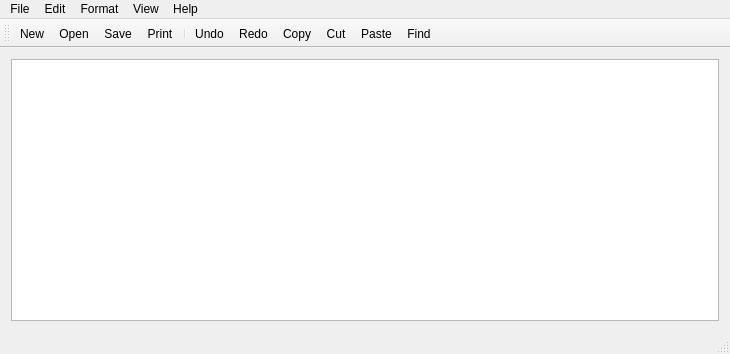
<?xml version="1.0" encoding="UTF-8"?>
<ui version="4.0">
 <class>MainWindow</class>
 <widget class="QMainWindow" name="MainWindow">
  <property name="geometry">
   <rect>
    <x>0</x>
    <y>0</y>
    <width>730</width>
    <height>354</height>
   </rect>
  </property>
  <property name="minimumSize">
   <size>
    <width>255</width>
    <height>230</height>
   </size>
  </property>
  <property name="windowTitle">
   <string>MainWindow</string>
  </property>
  <widget class="QWidget" name="centralWidget">
   <layout class="QVBoxLayout" name="verticalLayout">
    <item>
     <widget class="QTextEdit" name="textEdit"/>
    </item>
   </layout>
  </widget>
  <widget class="QMenuBar" name="menuBar">
   <property name="geometry">
    <rect>
     <x>0</x>
     <y>0</y>
     <width>730</width>
     <height>21</height>
    </rect>
   </property>
   <widget class="QMenu" name="menuFile">
    <property name="title">
     <string>File</string>
    </property>
    <addaction name="actionNew"/>
    <addaction name="actionOpen"/>
    <addaction name="actionSave"/>
    <addaction name="actionSave_As"/>
    <addaction name="separator"/>
    <addaction name="actionPrint"/>
    <addaction name="separator"/>
    <addaction name="actionExit"/>
   </widget>
   <widget class="QMenu" name="menuEdit">
    <property name="title">
     <string>Edit</string>
    </property>
    <addaction name="actionUndo"/>
    <addaction name="actionRedo"/>
    <addaction name="separator"/>
    <addaction name="actionCut"/>
    <addaction name="actionCopy"/>
    <addaction name="actionPaste"/>
    <addaction name="separator"/>
    <addaction name="actionFind"/>
    <addaction name="actionReplace"/>
    <addaction name="actionGo_To"/>
    <addaction name="separator"/>
    <addaction name="actionSelect_All"/>
    <addaction name="actionTime_Date"/>
   </widget>
   <widget class="QMenu" name="menuFormat">
    <property name="title">
     <string>Format</string>
    </property>
    <addaction name="actionFont"/>
   </widget>
   <widget class="QMenu" name="menuView">
    <property name="title">
     <string>View</string>
    </property>
    <addaction name="actionStatus_Bar"/>
   </widget>
   <widget class="QMenu" name="menuHelp">
    <property name="title">
     <string>Help</string>
    </property>
    <addaction name="actionAbout"/>
   </widget>
   <addaction name="menuFile"/>
   <addaction name="menuEdit"/>
   <addaction name="menuFormat"/>
   <addaction name="menuView"/>
   <addaction name="menuHelp"/>
  </widget>
  <widget class="QToolBar" name="mainToolBar">
   <attribute name="toolBarArea">
    <enum>TopToolBarArea</enum>
   </attribute>
   <attribute name="toolBarBreak">
    <bool>false</bool>
   </attribute>
   <addaction name="actionNew"/>
   <addaction name="actionOpen"/>
   <addaction name="actionSave"/>
   <addaction name="actionPrint"/>
   <addaction name="separator"/>
   <addaction name="actionUndo"/>
   <addaction name="actionRedo"/>
   <addaction name="actionCopy"/>
   <addaction name="actionCut"/>
   <addaction name="actionPaste"/>
   <addaction name="actionFind"/>
  </widget>
  <widget class="QStatusBar" name="statusBar"/>
  <action name="actionNew">
   <property name="icon">
    <iconset resource="resources.qrc">
     <normaloff>:/icons/resources/icons/new.bmp</normaloff>:/icons/resources/icons/new.bmp</iconset>
   </property>
   <property name="text">
    <string>New</string>
   </property>
   <property name="shortcut">
    <string>Ctrl+N</string>
   </property>
  </action>
  <action name="actionOpen">
   <property name="icon">
    <iconset resource="resources.qrc">
     <normaloff>:/icons/resources/icons/folder.bmp</normaloff>:/icons/resources/icons/folder.bmp</iconset>
   </property>
   <property name="text">
    <string>Open</string>
   </property>
   <property name="shortcut">
    <string>Ctrl+O</string>
   </property>
  </action>
  <action name="actionSave">
   <property name="icon">
    <iconset resource="resources.qrc">
     <normaloff>:/icons/resources/icons/save.bmp</normaloff>:/icons/resources/icons/save.bmp</iconset>
   </property>
   <property name="text">
    <string>Save</string>
   </property>
   <property name="shortcut">
    <string>Ctrl+S</string>
   </property>
  </action>
  <action name="actionSave_As">
   <property name="icon">
    <iconset resource="resources.qrc">
     <normaloff>:/icons/resources/icons/save-as.bmp</normaloff>:/icons/resources/icons/save-as.bmp</iconset>
   </property>
   <property name="text">
    <string>Save As</string>
   </property>
   <property name="shortcut">
    <string>Ctrl+Shift+S</string>
   </property>
  </action>
  <action name="actionPrint">
   <property name="icon">
    <iconset resource="resources.qrc">
     <normaloff>:/icons/resources/icons/printer.bmp</normaloff>:/icons/resources/icons/printer.bmp</iconset>
   </property>
   <property name="text">
    <string>Print</string>
   </property>
   <property name="shortcut">
    <string>Ctrl+P</string>
   </property>
  </action>
  <action name="actionExit">
   <property name="text">
    <string>Exit</string>
   </property>
  </action>
  <action name="actionUndo">
   <property name="icon">
    <iconset resource="resources.qrc">
     <normaloff>:/icons/resources/icons/undo.bmp</normaloff>:/icons/resources/icons/undo.bmp</iconset>
   </property>
   <property name="text">
    <string>Undo</string>
   </property>
   <property name="shortcut">
    <string>Ctrl+Z</string>
   </property>
  </action>
  <action name="actionRedo">
   <property name="icon">
    <iconset resource="resources.qrc">
     <normaloff>:/icons/resources/icons/redo.bmp</normaloff>:/icons/resources/icons/redo.bmp</iconset>
   </property>
   <property name="text">
    <string>Redo</string>
   </property>
   <property name="shortcut">
    <string>Ctrl+Y</string>
   </property>
  </action>
  <action name="actionCut">
   <property name="icon">
    <iconset resource="resources.qrc">
     <normaloff>:/icons/resources/icons/cut.bmp</normaloff>:/icons/resources/icons/cut.bmp</iconset>
   </property>
   <property name="text">
    <string>Cut</string>
   </property>
   <property name="shortcut">
    <string>Ctrl+X</string>
   </property>
  </action>
  <action name="actionCopy">
   <property name="icon">
    <iconset resource="resources.qrc">
     <normaloff>:/icons/resources/icons/copy.bmp</normaloff>:/icons/resources/icons/copy.bmp</iconset>
   </property>
   <property name="text">
    <string>Copy</string>
   </property>
   <property name="shortcut">
    <string>Ctrl+C</string>
   </property>
  </action>
  <action name="actionPaste">
   <property name="icon">
    <iconset resource="resources.qrc">
     <normaloff>:/icons/resources/icons/paste.bmp</normaloff>:/icons/resources/icons/paste.bmp</iconset>
   </property>
   <property name="text">
    <string>Paste</string>
   </property>
   <property name="shortcut">
    <string>Ctrl+V</string>
   </property>
  </action>
  <action name="actionFind">
   <property name="icon">
    <iconset resource="resources.qrc">
     <normaloff>:/icons/resources/icons/search.bmp</normaloff>:/icons/resources/icons/search.bmp</iconset>
   </property>
   <property name="text">
    <string>Find</string>
   </property>
   <property name="shortcut">
    <string>Ctrl+F</string>
   </property>
  </action>
  <action name="actionReplace">
   <property name="text">
    <string>Replace</string>
   </property>
  </action>
  <action name="actionGo_To">
   <property name="text">
    <string>Go To</string>
   </property>
  </action>
  <action name="actionSelect_All">
   <property name="text">
    <string>Select All</string>
   </property>
  </action>
  <action name="actionTime_Date">
   <property name="text">
    <string>Time Date</string>
   </property>
  </action>
  <action name="actionWord_Wrap">
   <property name="text">
    <string>Word Wrap</string>
   </property>
  </action>
  <action name="actionFont">
   <property name="text">
    <string>Font</string>
   </property>
  </action>
  <action name="actionStatus_Bar">
   <property name="checkable">
    <bool>true</bool>
   </property>
   <property name="checked">
    <bool>true</bool>
   </property>
   <property name="text">
    <string>Status Bar</string>
   </property>
  </action>
  <action name="actionAbout">
   <property name="text">
    <string>About</string>
   </property>
  </action>
 </widget>
 <layoutdefault spacing="6" margin="11"/>
 <resources>
  <include location="resources.qrc"/>
 </resources>
 <connections/>
</ui>
